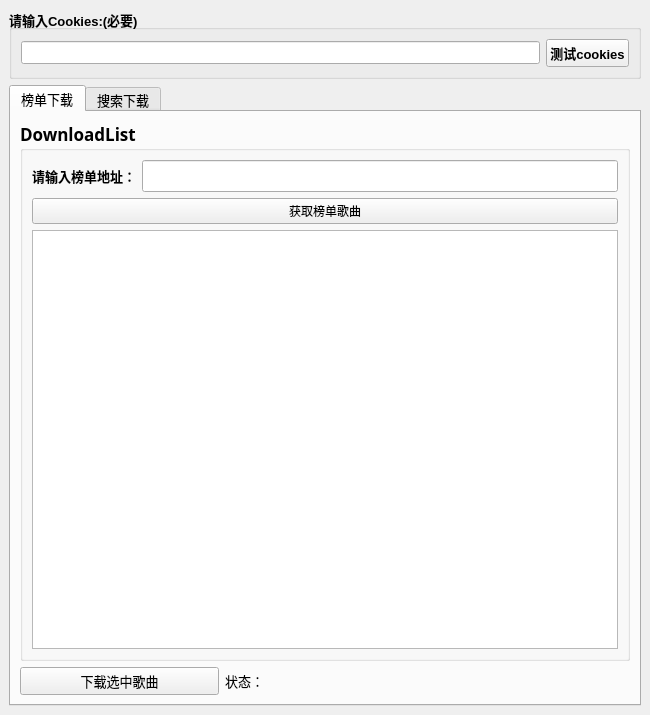
<?xml version="1.0" encoding="UTF-8"?>
<ui version="4.0">
 <class>wangyiyun</class>
 <widget class="QMainWindow" name="wangyiyun">
  <property name="enabled">
   <bool>true</bool>
  </property>
  <property name="geometry">
   <rect>
    <x>0</x>
    <y>0</y>
    <width>650</width>
    <height>715</height>
   </rect>
  </property>
  <property name="windowTitle">
   <string>网易云音乐下载器</string>
  </property>
  <property name="windowIcon">
   <iconset theme="C:\Users\Watson\Desktop\PythonGame\PaChong\scourse\conan.ico">
    <normaloff>.</normaloff>.</iconset>
  </property>
  <property name="windowOpacity">
   <double>1.000000000000000</double>
  </property>
  <widget class="QWidget" name="centralwidget">
   <layout class="QGridLayout" name="gridLayout_4">
    <item row="0" column="0">
     <widget class="QGroupBox" name="groupBox">
      <property name="font">
       <font>
        <family>Arial</family>
        <pointsize>10</pointsize>
        <weight>75</weight>
        <bold>true</bold>
       </font>
      </property>
      <property name="title">
       <string>请输入Cookies:(必要)</string>
      </property>
      <layout class="QGridLayout" name="gridLayout">
       <item row="0" column="0">
        <widget class="QLineEdit" name="lineEdit"/>
       </item>
       <item row="0" column="1">
        <widget class="QPushButton" name="pushButton">
         <property name="text">
          <string>测试cookies</string>
         </property>
        </widget>
       </item>
      </layout>
     </widget>
    </item>
    <item row="1" column="0">
     <widget class="QTabWidget" name="tabWidget">
      <property name="font">
       <font>
        <family>Arial</family>
        <pointsize>10</pointsize>
       </font>
      </property>
      <property name="currentIndex">
       <number>0</number>
      </property>
      <widget class="QWidget" name="tab">
       <attribute name="title">
        <string>榜单下载</string>
       </attribute>
       <layout class="QGridLayout" name="gridLayout_6">
        <item row="3" column="1">
         <widget class="QLabel" name="label_2">
          <property name="text">
           <string>状态：</string>
          </property>
         </widget>
        </item>
        <item row="0" column="0" colspan="3">
         <widget class="QGroupBox" name="groupBox_2">
          <property name="font">
           <font>
            <family>Bradley Hand ITC</family>
            <pointsize>13</pointsize>
            <weight>75</weight>
            <bold>true</bold>
           </font>
          </property>
          <property name="title">
           <string>DownloadList</string>
          </property>
          <layout class="QGridLayout" name="gridLayout_3">
           <item row="0" column="0">
            <widget class="QLabel" name="label">
             <property name="font">
              <font>
               <family>Arial</family>
               <pointsize>10</pointsize>
               <weight>75</weight>
               <bold>true</bold>
              </font>
             </property>
             <property name="text">
              <string>请输入榜单地址：</string>
             </property>
            </widget>
           </item>
           <item row="1" column="0" colspan="2">
            <widget class="QPushButton" name="pushButton_2">
             <property name="font">
              <font>
               <family>SimSun</family>
               <pointsize>9</pointsize>
               <weight>50</weight>
               <bold>false</bold>
              </font>
             </property>
             <property name="styleSheet">
              <string notr="true">alternate-background-color: rgb(212, 60, 51);</string>
             </property>
             <property name="text">
              <string>获取榜单歌曲</string>
             </property>
            </widget>
           </item>
           <item row="0" column="1">
            <widget class="QLineEdit" name="lineEdit_2"/>
           </item>
           <item row="2" column="0" colspan="2">
            <widget class="QTableView" name="tableView_2">
             <property name="font">
              <font>
               <family>Arial</family>
               <pointsize>11</pointsize>
               <weight>50</weight>
               <bold>false</bold>
              </font>
             </property>
            </widget>
           </item>
          </layout>
         </widget>
        </item>
        <item row="3" column="0">
         <widget class="QPushButton" name="pushButton_3">
          <property name="text">
           <string>下载选中歌曲</string>
          </property>
         </widget>
        </item>
        <item row="3" column="2">
         <widget class="QLabel" name="label_3">
          <property name="text">
           <string/>
          </property>
         </widget>
        </item>
       </layout>
      </widget>
      <widget class="QWidget" name="tab_2">
       <attribute name="title">
        <string>搜索下载</string>
       </attribute>
       <layout class="QGridLayout" name="gridLayout_5">
        <item row="1" column="0">
         <widget class="QPushButton" name="pushButton_5">
          <property name="text">
           <string>下载</string>
          </property>
         </widget>
        </item>
        <item row="1" column="2">
         <widget class="QLabel" name="label_6">
          <property name="text">
           <string/>
          </property>
         </widget>
        </item>
        <item row="1" column="1">
         <widget class="QLabel" name="label_5">
          <property name="text">
           <string>状态：</string>
          </property>
          <property name="alignment">
           <set>Qt::AlignCenter</set>
          </property>
         </widget>
        </item>
        <item row="0" column="0" colspan="3">
         <widget class="QGroupBox" name="groupBox_3">
          <property name="title">
           <string>搜索下载</string>
          </property>
          <layout class="QGridLayout" name="gridLayout_2">
           <item row="1" column="0" colspan="2">
            <widget class="QPushButton" name="pushButton_4">
             <property name="text">
              <string>获取歌曲列表</string>
             </property>
            </widget>
           </item>
           <item row="0" column="1">
            <widget class="QLineEdit" name="lineEdit_3"/>
           </item>
           <item row="0" column="0">
            <widget class="QLabel" name="label_4">
             <property name="text">
              <string>请输入关键词：</string>
             </property>
            </widget>
           </item>
           <item row="2" column="0" colspan="2">
            <widget class="QTableView" name="tableView">
             <property name="font">
              <font>
               <family>Arial</family>
               <pointsize>11</pointsize>
              </font>
             </property>
            </widget>
           </item>
          </layout>
         </widget>
        </item>
       </layout>
      </widget>
     </widget>
    </item>
   </layout>
  </widget>
  <widget class="QMenuBar" name="menuBar">
   <property name="geometry">
    <rect>
     <x>0</x>
     <y>0</y>
     <width>650</width>
     <height>22</height>
    </rect>
   </property>
   <property name="font">
    <font>
     <family>Microsoft YaHei</family>
    </font>
   </property>
  </widget>
 </widget>
 <tabstops>
  <tabstop>lineEdit</tabstop>
 </tabstops>
 <resources>
  <include location="img.qrc"/>
 </resources>
 <connections/>
</ui>
